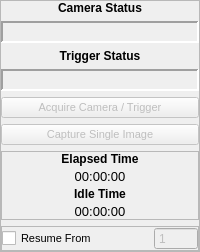
        <widget class="QFrame" name="frameCapture">
         <property name="frameShape">
          <enum>QFrame::StyledPanel</enum>
         </property>
         <property name="frameShadow">
          <enum>QFrame::Raised</enum>
         </property>
         <layout class="QVBoxLayout" name="verticalLayout_3">
          <property name="leftMargin">
           <number>0</number>
          </property>
          <property name="topMargin">
           <number>0</number>
          </property>
          <property name="rightMargin">
           <number>0</number>
          </property>
          <property name="bottomMargin">
           <number>0</number>
          </property>
          <item>
           <widget class="QLabel" name="labelCamera">
            <property name="font">
             <font>
              <pointsize>9</pointsize>
              <weight>75</weight>
              <bold>true</bold>
             </font>
            </property>
            <property name="text">
             <string>Camera Status</string>
            </property>
            <property name="alignment">
             <set>Qt::AlignCenter</set>
            </property>
           </widget>
          </item>
          <item>
           <widget class="QLabel" name="labelCameraStatus">
            <property name="minimumSize">
             <size>
              <width>0</width>
              <height>22</height>
             </size>
            </property>
            <property name="font">
             <font>
              <pointsize>9</pointsize>
             </font>
            </property>
            <property name="frameShape">
             <enum>QFrame::Panel</enum>
            </property>
            <property name="frameShadow">
             <enum>QFrame::Sunken</enum>
            </property>
            <property name="lineWidth">
             <number>2</number>
            </property>
            <property name="text">
             <string/>
            </property>
            <property name="alignment">
             <set>Qt::AlignCenter</set>
            </property>
           </widget>
          </item>
          <item>
           <widget class="QLabel" name="labelTrigger">
            <property name="font">
             <font>
              <pointsize>9</pointsize>
              <weight>75</weight>
              <bold>true</bold>
             </font>
            </property>
            <property name="text">
             <string>Trigger Status</string>
            </property>
            <property name="alignment">
             <set>Qt::AlignCenter</set>
            </property>
           </widget>
          </item>
          <item>
           <widget class="QLabel" name="labelTriggerStatus">
            <property name="minimumSize">
             <size>
              <width>0</width>
              <height>22</height>
             </size>
            </property>
            <property name="font">
             <font>
              <pointsize>9</pointsize>
             </font>
            </property>
            <property name="frameShape">
             <enum>QFrame::Panel</enum>
            </property>
            <property name="frameShadow">
             <enum>QFrame::Sunken</enum>
            </property>
            <property name="lineWidth">
             <number>2</number>
            </property>
            <property name="text">
             <string/>
            </property>
            <property name="alignment">
             <set>Qt::AlignCenter</set>
            </property>
           </widget>
          </item>
          <item>
           <widget class="QPushButton" name="pushAcquireCT">
            <property name="enabled">
             <bool>false</bool>
            </property>
            <property name="font">
             <font>
              <pointsize>8</pointsize>
             </font>
            </property>
            <property name="text">
             <string>Acquire Camera / Trigger</string>
            </property>
           </widget>
          </item>
          <item>
           <widget class="QPushButton" name="pushCapture">
            <property name="enabled">
             <bool>false</bool>
            </property>
            <property name="font">
             <font>
              <pointsize>8</pointsize>
             </font>
            </property>
            <property name="text">
             <string>Capture Single Image</string>
            </property>
           </widget>
          </item>
          <item>
           <widget class="QFrame" name="frameTimer">
            <property name="frameShape">
             <enum>QFrame::StyledPanel</enum>
            </property>
            <property name="frameShadow">
             <enum>QFrame::Raised</enum>
            </property>
            <layout class="QVBoxLayout" name="verticalLayout_5">
             <property name="spacing">
              <number>3</number>
             </property>
             <property name="leftMargin">
              <number>0</number>
             </property>
             <property name="topMargin">
              <number>0</number>
             </property>
             <property name="rightMargin">
              <number>0</number>
             </property>
             <property name="bottomMargin">
              <number>0</number>
             </property>
             <item>
              <widget class="QLabel" name="labelElapsed">
               <property name="font">
                <font>
                 <pointsize>9</pointsize>
                 <weight>75</weight>
                 <bold>true</bold>
                </font>
               </property>
               <property name="text">
                <string>Elapsed Time</string>
               </property>
               <property name="alignment">
                <set>Qt::AlignCenter</set>
               </property>
              </widget>
             </item>
             <item>
              <widget class="QLabel" name="labelElapsedTime">
               <property name="font">
                <font>
                 <pointsize>10</pointsize>
                </font>
               </property>
               <property name="text">
                <string>00:00:00</string>
               </property>
               <property name="alignment">
                <set>Qt::AlignCenter</set>
               </property>
              </widget>
             </item>
             <item>
              <widget class="QLabel" name="labelIdle">
               <property name="font">
                <font>
                 <pointsize>9</pointsize>
                 <weight>75</weight>
                 <bold>true</bold>
                </font>
               </property>
               <property name="text">
                <string>Idle Time</string>
               </property>
               <property name="alignment">
                <set>Qt::AlignCenter</set>
               </property>
              </widget>
             </item>
             <item>
              <widget class="QLabel" name="labelIdleTime">
               <property name="font">
                <font>
                 <pointsize>10</pointsize>
                </font>
               </property>
               <property name="text">
                <string>00:00:00</string>
               </property>
               <property name="alignment">
                <set>Qt::AlignCenter</set>
               </property>
              </widget>
             </item>
            </layout>
           </widget>
          </item>
          <item>
           <widget class="QFrame" name="frameContinue">
            <property name="frameShape">
             <enum>QFrame::StyledPanel</enum>
            </property>
            <property name="frameShadow">
             <enum>QFrame::Raised</enum>
            </property>
            <layout class="QHBoxLayout" name="horizontalLayout">
             <property name="spacing">
              <number>0</number>
             </property>
             <property name="leftMargin">
              <number>0</number>
             </property>
             <property name="topMargin">
              <number>0</number>
             </property>
             <property name="rightMargin">
              <number>0</number>
             </property>
             <property name="bottomMargin">
              <number>0</number>
             </property>
             <item>
              <widget class="QCheckBox" name="checkResume">
               <property name="font">
                <font>
                 <pointsize>8</pointsize>
                </font>
               </property>
               <property name="text">
                <string>Resume From</string>
               </property>
              </widget>
             </item>
             <item>
              <widget class="QSpinBox" name="spinStartingLayer">
               <property name="enabled">
                <bool>false</bool>
               </property>
               <property name="maximumSize">
                <size>
                 <width>44</width>
                 <height>16777215</height>
                </size>
               </property>
               <property name="font">
                <font>
                 <pointsize>9</pointsize>
                </font>
               </property>
               <property name="buttonSymbols">
                <enum>QAbstractSpinBox::NoButtons</enum>
               </property>
               <property name="minimum">
                <number>1</number>
               </property>
               <property name="maximum">
                <number>9999</number>
               </property>
              </widget>
             </item>
            </layout>
           </widget>
          </item>
         </layout>
        </widget>
